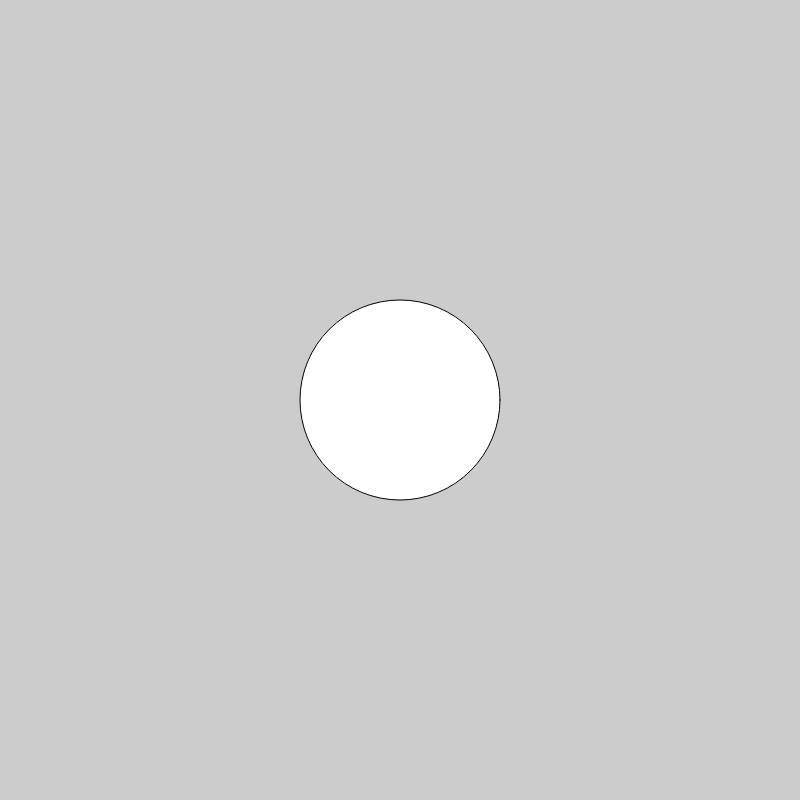
Frame 1 (no input)
Frame 60 (no input): identical to frame 1, image omitted
Frame 120 (the mouse pressed at the canvas centre since frame 60): identical to frame 1, image omitted

The p5.js sketch that drew this single still picture (run headless with seeded random() and noise() and a simulated clock; from frame 60 on, the mouse is pressed at the canvas centre):

// p5.js sketch
// ── sketch.js

function setup() {
  // put setup code here
  createCanvas(800, 800);
  background(204);
  ellipse(400, 400, 200, 200)
}

function draw() {
  // put drawing code here
}
